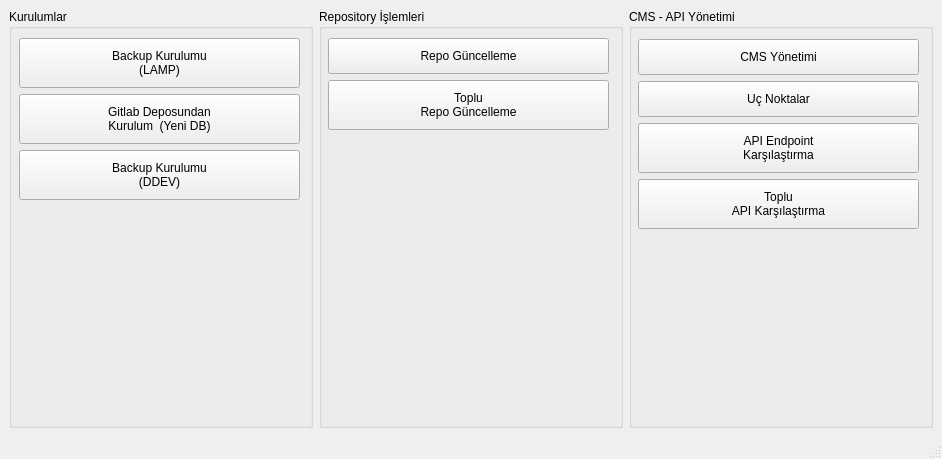
<?xml version="1.0" encoding="UTF-8"?>
<ui version="4.0">
 <class>MainWindow</class>
 <widget class="QMainWindow" name="MainWindow">
  <property name="geometry">
   <rect>
    <x>0</x>
    <y>0</y>
    <width>942</width>
    <height>459</height>
   </rect>
  </property>
  <property name="cursor">
   <cursorShape>ArrowCursor</cursorShape>
  </property>
  <property name="windowTitle">
   <string>CMS - Tools</string>
  </property>
  <widget class="QWidget" name="centralwidget">
   <layout class="QHBoxLayout" name="horizontalLayout" stretch="0">
    <item>
     <layout class="QHBoxLayout" name="horizontalLayout_3" stretch="2,2,2">
      <item>
       <layout class="QVBoxLayout" name="verticalLayout">
        <item>
         <widget class="QGroupBox" name="groupBox_2">
          <property name="title">
           <string>Kurulumlar</string>
          </property>
          <widget class="QWidget" name="verticalLayoutWidget_2">
           <property name="geometry">
            <rect>
             <x>10</x>
             <y>29</y>
             <width>281</width>
             <height>381</height>
            </rect>
           </property>
           <layout class="QVBoxLayout" name="verticalLayout_4" stretch="2,2,2,0">
            <item>
             <widget class="QPushButton" name="setupFromBackupButton">
              <property name="minimumSize">
               <size>
                <width>241</width>
                <height>0</height>
               </size>
              </property>
              <property name="cursor">
               <cursorShape>PointingHandCursor</cursorShape>
              </property>
              <property name="toolTip">
               <string>Jenkins ile indirilen CMS yedeği ve SQL dump kurulumunu gerçekleştirir.</string>
              </property>
              <property name="autoFillBackground">
               <bool>false</bool>
              </property>
              <property name="styleSheet">
               <string notr="true">     QPushButton {
			padding: 10px;
     }

     </string>
              </property>
              <property name="text">
               <string>Backup Kurulumu
(LAMP)</string>
              </property>
              <property name="icon">
               <iconset resource="cms.qrc">
                <normaloff>:/images/jenkins.png</normaloff>:/images/jenkins.png</iconset>
              </property>
              <property name="iconSize">
               <size>
                <width>64</width>
                <height>64</height>
               </size>
              </property>
              <property name="flat">
               <bool>false</bool>
              </property>
             </widget>
            </item>
            <item>
             <widget class="QPushButton" name="setupFromGitlabButton">
              <property name="minimumSize">
               <size>
                <width>241</width>
                <height>0</height>
               </size>
              </property>
              <property name="cursor">
               <cursorShape>PointingHandCursor</cursorShape>
              </property>
              <property name="styleSheet">
               <string notr="true">     QPushButton {
			padding: 10px;
     }</string>
              </property>
              <property name="text">
               <string>Gitlab Deposundan
Kurulum  (Yeni DB)</string>
              </property>
              <property name="icon">
               <iconset resource="cms.qrc">
                <normaloff>:/images/drupal.png</normaloff>:/images/drupal.png</iconset>
              </property>
              <property name="iconSize">
               <size>
                <width>64</width>
                <height>64</height>
               </size>
              </property>
             </widget>
            </item>
            <item>
             <widget class="QPushButton" name="setupFromBackupDdev">
              <property name="minimumSize">
               <size>
                <width>241</width>
                <height>0</height>
               </size>
              </property>
              <property name="cursor">
               <cursorShape>PointingHandCursor</cursorShape>
              </property>
              <property name="styleSheet">
               <string notr="true">     QPushButton {
			padding: 10px;
     }</string>
              </property>
              <property name="text">
               <string>Backup Kurulumu
(DDEV)</string>
              </property>
              <property name="icon">
               <iconset resource="cms.qrc">
                <normaloff>:/images/ddev.png</normaloff>:/images/ddev.png</iconset>
              </property>
              <property name="iconSize">
               <size>
                <width>64</width>
                <height>64</height>
               </size>
              </property>
             </widget>
            </item>
            <item>
             <spacer name="verticalSpacer_2">
              <property name="orientation">
               <enum>Qt::Vertical</enum>
              </property>
              <property name="sizeHint" stdset="0">
               <size>
                <width>20</width>
                <height>40</height>
               </size>
              </property>
             </spacer>
            </item>
           </layout>
          </widget>
         </widget>
        </item>
       </layout>
      </item>
      <item>
       <layout class="QHBoxLayout" name="horizontalLayout_4">
        <property name="spacing">
         <number>6</number>
        </property>
        <item>
         <widget class="QGroupBox" name="groupBox_3">
          <property name="title">
           <string>Repository İşlemleri</string>
          </property>
          <widget class="QWidget" name="verticalLayoutWidget">
           <property name="geometry">
            <rect>
             <x>9</x>
             <y>29</y>
             <width>281</width>
             <height>381</height>
            </rect>
           </property>
           <layout class="QVBoxLayout" name="verticalLayout_3" stretch="0">
            <item>
             <layout class="QVBoxLayout" name="verticalLayout_7">
              <item>
               <widget class="QPushButton" name="updateSingleRepo">
                <property name="minimumSize">
                 <size>
                  <width>241</width>
                  <height>0</height>
                 </size>
                </property>
                <property name="cursor">
                 <cursorShape>PointingHandCursor</cursorShape>
                </property>
                <property name="toolTip">
                 <string>Jenkins ile indirilen CMS yedeği ve SQL dump kurulumunu gerçekleştirir.</string>
                </property>
                <property name="autoFillBackground">
                 <bool>false</bool>
                </property>
                <property name="styleSheet">
                 <string notr="true">     QPushButton {
			padding: 10px;
     }

     </string>
                </property>
                <property name="text">
                 <string>Repo Güncelleme</string>
                </property>
                <property name="icon">
                 <iconset resource="cms.qrc">
                  <normaloff>:/images/gitlab.png</normaloff>:/images/gitlab.png</iconset>
                </property>
                <property name="iconSize">
                 <size>
                  <width>64</width>
                  <height>64</height>
                 </size>
                </property>
                <property name="flat">
                 <bool>false</bool>
                </property>
               </widget>
              </item>
              <item>
               <widget class="QPushButton" name="setupFromBackupButton_2">
                <property name="minimumSize">
                 <size>
                  <width>241</width>
                  <height>0</height>
                 </size>
                </property>
                <property name="cursor">
                 <cursorShape>PointingHandCursor</cursorShape>
                </property>
                <property name="toolTip">
                 <string>Jenkins ile indirilen CMS yedeği ve SQL dump kurulumunu gerçekleştirir.</string>
                </property>
                <property name="autoFillBackground">
                 <bool>false</bool>
                </property>
                <property name="styleSheet">
                 <string notr="true">     QPushButton {
			padding: 10px;
     }

     </string>
                </property>
                <property name="text">
                 <string>Toplu
Repo Güncelleme</string>
                </property>
                <property name="icon">
                 <iconset resource="cms.qrc">
                  <normaloff>:/images/gitlab.png</normaloff>:/images/gitlab.png</iconset>
                </property>
                <property name="iconSize">
                 <size>
                  <width>64</width>
                  <height>64</height>
                 </size>
                </property>
                <property name="flat">
                 <bool>false</bool>
                </property>
               </widget>
              </item>
              <item>
               <spacer name="verticalSpacer_3">
                <property name="orientation">
                 <enum>Qt::Vertical</enum>
                </property>
                <property name="sizeHint" stdset="0">
                 <size>
                  <width>20</width>
                  <height>40</height>
                 </size>
                </property>
               </spacer>
              </item>
             </layout>
            </item>
           </layout>
          </widget>
         </widget>
        </item>
       </layout>
      </item>
      <item>
       <layout class="QVBoxLayout" name="verticalLayout_2">
        <item>
         <widget class="QGroupBox" name="groupBox">
          <property name="title">
           <string>CMS - API Yönetimi</string>
          </property>
          <widget class="QWidget" name="verticalLayoutWidget_3">
           <property name="geometry">
            <rect>
             <x>9</x>
             <y>30</y>
             <width>281</width>
             <height>381</height>
            </rect>
           </property>
           <layout class="QVBoxLayout" name="verticalLayout_5" stretch="0,2,2,0,2">
            <item>
             <widget class="QPushButton" name="cmsManagementButton">
              <property name="minimumSize">
               <size>
                <width>241</width>
                <height>0</height>
               </size>
              </property>
              <property name="cursor">
               <cursorShape>PointingHandCursor</cursorShape>
              </property>
              <property name="toolTip">
               <string>Jenkins ile indirilen CMS yedeği ve SQL dump kurulumunu gerçekleştirir.</string>
              </property>
              <property name="autoFillBackground">
               <bool>false</bool>
              </property>
              <property name="styleSheet">
               <string notr="true">     QPushButton {
			padding: 10px;
     }

     </string>
              </property>
              <property name="text">
               <string>CMS Yönetimi</string>
              </property>
              <property name="icon">
               <iconset resource="cms.qrc">
                <normaloff>:/images/drupal.png</normaloff>:/images/drupal.png</iconset>
              </property>
              <property name="iconSize">
               <size>
                <width>64</width>
                <height>64</height>
               </size>
              </property>
              <property name="flat">
               <bool>false</bool>
              </property>
             </widget>
            </item>
            <item>
             <widget class="QPushButton" name="apiManagementButton">
              <property name="cursor">
               <cursorShape>PointingHandCursor</cursorShape>
              </property>
              <property name="styleSheet">
               <string notr="true">     QPushButton {
			padding: 10px;
     }</string>
              </property>
              <property name="text">
               <string>Uç Noktalar</string>
              </property>
              <property name="icon">
               <iconset resource="cms.qrc">
                <normaloff>:/images/api.png</normaloff>:/images/api.png</iconset>
              </property>
              <property name="iconSize">
               <size>
                <width>64</width>
                <height>64</height>
               </size>
              </property>
             </widget>
            </item>
            <item>
             <widget class="QPushButton" name="apiCompareButton">
              <property name="cursor">
               <cursorShape>PointingHandCursor</cursorShape>
              </property>
              <property name="autoFillBackground">
               <bool>false</bool>
              </property>
              <property name="styleSheet">
               <string notr="true">     QPushButton {
			padding: 10px;
     }</string>
              </property>
              <property name="text">
               <string>API Endpoint
Karşılaştırma</string>
              </property>
              <property name="icon">
               <iconset resource="cms.qrc">
                <normaloff>:/images/compare.png</normaloff>:/images/compare.png</iconset>
              </property>
              <property name="iconSize">
               <size>
                <width>64</width>
                <height>64</height>
               </size>
              </property>
             </widget>
            </item>
            <item>
             <widget class="QPushButton" name="apiCompareBulkButton">
              <property name="cursor">
               <cursorShape>PointingHandCursor</cursorShape>
              </property>
              <property name="autoFillBackground">
               <bool>false</bool>
              </property>
              <property name="styleSheet">
               <string notr="true">     QPushButton {
			padding: 10px;
     }</string>
              </property>
              <property name="text">
               <string>Toplu
API Karşılaştırma</string>
              </property>
              <property name="icon">
               <iconset resource="cms.qrc">
                <normaloff>:/images/compare.png</normaloff>:/images/compare.png</iconset>
              </property>
              <property name="iconSize">
               <size>
                <width>64</width>
                <height>64</height>
               </size>
              </property>
             </widget>
            </item>
            <item>
             <spacer name="verticalSpacer">
              <property name="orientation">
               <enum>Qt::Vertical</enum>
              </property>
              <property name="sizeHint" stdset="0">
               <size>
                <width>20</width>
                <height>40</height>
               </size>
              </property>
             </spacer>
            </item>
           </layout>
          </widget>
         </widget>
        </item>
       </layout>
      </item>
     </layout>
    </item>
   </layout>
  </widget>
  <widget class="QStatusBar" name="statusBar">
   <property name="enabled">
    <bool>true</bool>
   </property>
   <property name="statusTip">
    <string/>
   </property>
  </widget>
 </widget>
 <resources>
  <include location="cms.qrc"/>
 </resources>
 <connections/>
</ui>
